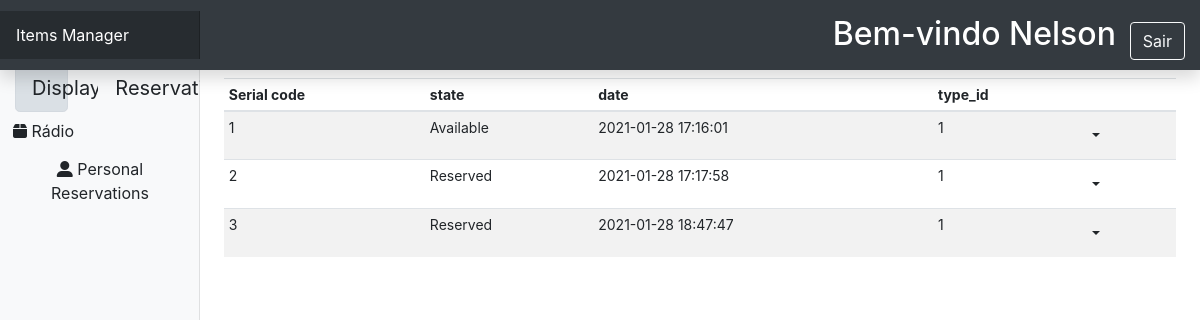
Page /display/1 (signed in) on the committed database.
### models.py (models this page shows, shortened)
class User(UserMixin, db.Model):
    id = db.Column(db.Integer, primary_key=True)
    username = db.Column(db.String(20), nullable=False)
    phone_nr = db.Column(db.String(20), nullable=False)
    email = db.Column(db.String(50), nullable=False)
    password = db.Column(db.String(50), nullable=False)
    perms = db.Column(db.String(50), nullable=False)

class ItemType(db.Model):
    id = db.Column(db.Integer, primary_key=True)
    item_name = db.Column(db.String(100), nullable=False)
    item_description = db.Column(db.Text)
    items = db.relationship('Item', backref='item_type', lazy=True)

class Item(db.Model):
    id = db.Column(db.Integer, primary_key=True)
    serial_nr = db.Column(db.Integer, unique=True, nullable=False)
    state = db.Column(db.String(50), nullable=False)
    date_inserted = db.Column(db.DateTime, nullable=False, default=datetime.utcnow)
    date_updated = db.Column(db.DateTime, onupdate=datetime.utcnow)
    item_type_id = db.Column(db.Integer, db.ForeignKey('item_type.id'), nullable=False)
    reservations = db.relationship('Reservation', backref='item', lazy=True)

### views.py (the view)
@app.route("/display/<item_type>")
def display(item_type):
    loginForm = LoginForm()
    all_item_type = ItemType.query.all()
    item_type_selected = ItemType.query.filter_by(item_name=item_type).all()
    if len(item_type_selected) > 0:
        item_type_selected = item_type_selected[0]
    else:
        item_type_selected = ItemType.query.all()[0]
    item_list = Item.query.filter_by(item_type_id=item_type_selected.id).all()
    return render_template(
        'dashindex.html',
        item_type_list=all_item_type,
        item_type_selected=item_type_selected,
        item_display_list=item_list,
        disp=display,
        form=loginForm,
    )

### views.py (called while the page is built)
@login_manager.user_loader
def load_user(user_id):
    return User.query.get(user_id)

@app.before_request
def before_request():
    username = session.get('username')
    password = session.get('password')
    if password:
        if users.get(username) and users.get(username).get('password') == password:
            g.user = users.get(username)
        else:
            g.user = {}
    else:
        g.user = {}

### templates/dashindex.html (shortened to what this page needs)
<!DOCTYPE html>
<html lang="en">
<head>
    <link
            rel="stylesheet"
            href="https://cdn.jsdelivr.net/npm/bootstrap@4.5.3/dist/css/bootstrap.min.css"
    />
    <link href="{{ url_for('static', filename='dashboard.css') }}" rel="stylesheet"/>
</head>
<body>
<nav
        class="navbar navbar-dark sticky-top bg-dark flex-md-nowrap p-0 shadow"
>
    <a class="navbar-brand col-md-3 col-lg-2 mr-0 px-3" href="#"
    >Items Manager</a
    >
    <div style="padding: 15px 15px 10px">
        {% if current_user.is_authenticated %}
            <h2 id="user-greeting">Bem-vindo {{ current_user.username }}</h2>
            <a id="logoutBtn" class="btn btn-outline-light" role="button" href="{{ url_for('logout') }}">Sair</a>
        {% endif %}
    </div>
</nav>
<div class="container-fluid">
    <div class="row">
        <nav
                id="sidebarMenu"
                class="col-md-3 col-lg-2 d-md-block bg-light sidebar collapse"
        >
            <div class="sidebar-sticky pt-3">
                <ul class="nav flex-column">
                    <div
                            class="dispres container btn-group bt-group-lg"
                            role="group"
                            aria-label="Button group"
                    >
                        <div class="row">
                            {% if item_display_list %}
                            <li class="display col-md-5">
                                <a
                                        class="btn btn-light btn-block btn-lg active"
                                        href="{{ url_for('display', item_type=item_type_list.item_name)}}"
                                        role="button"
                                >
                                    Display
                                </a>
                            </li>
                            {% endif %} {% if reservation_list %}
                            <li class="resevation col-md-5">
                                <a
                                        class="btn btn-light btn-lg btn-block active"
                                        href="{{ url_for('reservation', item_type=item_type_list.item_name)}}"
                                        role="button"
                                >
                                    Reservation
                                </a>
                            </li>
                            {% else %}
                            <li class="resevation col-md-5">
                                <a
                                        class="btn btn-light btn-lg btn-block"
                                        href="{{ url_for('reservation', item_type=item_type_list.item_name)}}    "
                                        role="button"
                                >
                                    Reservation
                                </a>
                            </li>
                            {% endif %}
                        </div>
                    </div>
                    {% for item_type in item_type_list -%}
                    <li class="nav-item">
                        <a
                                class="btn"
                                href="{% if item_display_list -%}
                        {{ url_for('display', item_type=item_type.item_name)}}
                        {% endif %}"
                                role="button"
                        >
                            <i class='fas fa-box'></i>
                            {{ item_type.item_name }}
                        </a>
                    </li>
                    {%- endfor %}
                    <div>
                        <li>
                            <a class="btn" href="/reservation/personal" role="button" style="float: bottom">
                                <i class='fas fa-user-alt'></i>
                                Personal Reservations
                            </a>
                        </li>
                    </div>
                </ul>
            </div>
        </nav>
        <main role="main" class="col-md-9 ml-sm-auto col-lg-10 px-md-4">
            <div class="table-responsive">
                <table class="table table-striped table-sm">
                    <thead>
                    <tr>
                        {% if item_display_list %}
                        <th>Serial code</th>
                        <th>state</th>
                        <th>date</th>
                        <th>type_id</th>
                        <th> </th>
                        {% endif %}
                    </tr>
                    </thead>
                    <tbody>
                    {% if item_display_list %} {% for item in item_display_list %}
                    <tr>
                        <td>{{item.serial_nr}}</td>
                        <td>{{item.state}}</td>
                        <td>{{item.date_inserted}}</td>
                        <td>{{item.item_type_id}}</td>
                        <td>
                            <div class="dropdown">
                                <button type="button" class="btn dropdown-toggle" data-toggle="dropdown"></button>
                            </div>
                        </td>
                    </tr>
                    {% endfor %} {% endif %}
                    </tbody>
                </table>
            </div>
        </main>
    </div>
</div>
</body>
</html>

### static/dashboard.css (style rules this page uses)
body { font-size: .875rem; }
.sidebar { position: fixed; top: 0; bottom: 0; left: 0; z-index: 100; padding: 48px 0 0; box-shadow: inset -1px 0 0 rgba(0, 0, 0, .1); }
.sidebar-sticky { position: relative; top: 0; height: calc(100vh - 48px); padding-top: .5rem; overflow-x: hidden; overflow-y: auto; }
.sidebar-sticky { position: -webkit-sticky; position: sticky; }
.navbar-brand { padding-top: .75rem; padding-bottom: .75rem; font-size: 1rem; background-color: rgba(0, 0, 0, .25); box-shadow: inset -1px 0 0 rgba(0, 0, 0, .25); }
#user-greeting { color: #fff; display: inline-block; margin: auto 0; padding-right: 10px; }

### rows in the picture
User: username "Nelson"
ItemType: item_name "Rádio"
Item: serial_nr "1", state "Available", date_inserted "2021-01-28 17:16:01", item_type_id "1"
Item: serial_nr "2", state "Reserved", date_inserted "2021-01-28 17:17:58", item_type_id "1"
Item: serial_nr "3", state "Reserved", date_inserted "2021-01-28 18:47:47", item_type_id "1"
